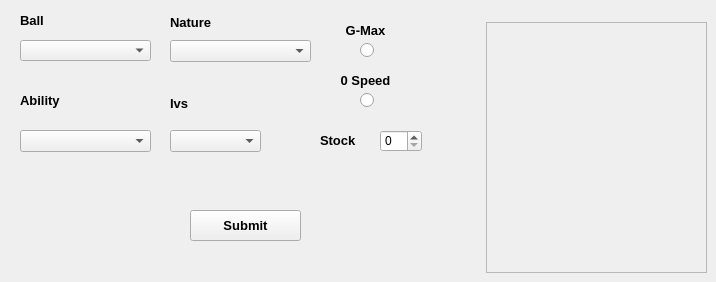
      <widget class="QWidget" name="tab_2">
       <attribute name="title">
        <string>Aprimon For Trade</string>
       </attribute>
       <widget class="QComboBox" name="aftBallDropdown">
        <property name="geometry">
         <rect>
          <x>20</x>
          <y>40</y>
          <width>131</width>
          <height>21</height>
         </rect>
        </property>
        <property name="font">
         <font>
          <pointsize>10</pointsize>
         </font>
        </property>
        <item>
         <property name="text">
          <string/>
         </property>
        </item>
        <item>
         <property name="text">
          <string>Beast Ball</string>
         </property>
        </item>
        <item>
         <property name="text">
          <string>Dream Ball</string>
         </property>
        </item>
        <item>
         <property name="text">
          <string>Fast Ball</string>
         </property>
        </item>
        <item>
         <property name="text">
          <string>Friend Ball</string>
         </property>
        </item>
        <item>
         <property name="text">
          <string>Heavy Ball</string>
         </property>
        </item>
        <item>
         <property name="text">
          <string>Level Ball</string>
         </property>
        </item>
        <item>
         <property name="text">
          <string>Love Ball</string>
         </property>
        </item>
        <item>
         <property name="text">
          <string>Lure Ball</string>
         </property>
        </item>
        <item>
         <property name="text">
          <string>Moon Ball</string>
         </property>
        </item>
       </widget>
       <widget class="QRadioButton" name="aftGMaxRadioButton">
        <property name="geometry">
         <rect>
          <x>360</x>
          <y>40</y>
          <width>21</width>
          <height>21</height>
         </rect>
        </property>
        <property name="font">
         <font>
          <pointsize>8</pointsize>
         </font>
        </property>
        <property name="text">
         <string/>
        </property>
        <property name="autoExclusive">
         <bool>false</bool>
        </property>
       </widget>
       <widget class="QLabel" name="aftGMaxLabel">
        <property name="geometry">
         <rect>
          <x>330</x>
          <y>20</y>
          <width>71</width>
          <height>20</height>
         </rect>
        </property>
        <property name="font">
         <font>
          <pointsize>10</pointsize>
          <weight>75</weight>
          <bold>true</bold>
         </font>
        </property>
        <property name="text">
         <string>G-Max</string>
        </property>
        <property name="alignment">
         <set>Qt::AlignCenter</set>
        </property>
       </widget>
       <widget class="QLabel" name="aftAbilityLabel">
        <property name="geometry">
         <rect>
          <x>20</x>
          <y>90</y>
          <width>61</width>
          <height>21</height>
         </rect>
        </property>
        <property name="font">
         <font>
          <pointsize>10</pointsize>
          <weight>75</weight>
          <bold>true</bold>
         </font>
        </property>
        <property name="text">
         <string>Ability</string>
        </property>
        <property name="alignment">
         <set>Qt::AlignLeading|Qt::AlignLeft|Qt::AlignVCenter</set>
        </property>
       </widget>
       <widget class="QLabel" name="aftNatureLabel">
        <property name="geometry">
         <rect>
          <x>170</x>
          <y>12</y>
          <width>71</width>
          <height>21</height>
         </rect>
        </property>
        <property name="font">
         <font>
          <pointsize>10</pointsize>
          <weight>75</weight>
          <bold>true</bold>
         </font>
        </property>
        <property name="text">
         <string>Nature</string>
        </property>
       </widget>
       <widget class="QComboBox" name="aftNatureDropdown">
        <property name="geometry">
         <rect>
          <x>170</x>
          <y>40</y>
          <width>141</width>
          <height>22</height>
         </rect>
        </property>
        <property name="font">
         <font>
          <pointsize>9</pointsize>
         </font>
        </property>
        <item>
         <property name="text">
          <string/>
         </property>
        </item>
        <item>
         <property name="text">
          <string>Adamant (+Atk,-SpA)</string>
         </property>
        </item>
        <item>
         <property name="text">
          <string>Bashful (+SpA,-SpA)</string>
         </property>
        </item>
        <item>
         <property name="text">
          <string>Bold (+Def, -Atk)</string>
         </property>
        </item>
        <item>
         <property name="text">
          <string>Brave (+Atk, -Spe)</string>
         </property>
        </item>
        <item>
         <property name="text">
          <string>Calm (+SpD, -Atk)</string>
         </property>
        </item>
        <item>
         <property name="text">
          <string>Careful (+SpD, -SpA)</string>
         </property>
        </item>
        <item>
         <property name="text">
          <string>Docile (+Def, -Def)</string>
         </property>
        </item>
        <item>
         <property name="text">
          <string>Gentle (+SpD, -Def)</string>
         </property>
        </item>
        <item>
         <property name="text">
          <string>Hardy (+Atk, -Atk)</string>
         </property>
        </item>
        <item>
         <property name="text">
          <string>Hasty (+Spe, -Def)</string>
         </property>
        </item>
        <item>
         <property name="text">
          <string>Impish (+Def, -SpA)</string>
         </property>
        </item>
        <item>
         <property name="text">
          <string>Jolly (+Spe, -SpA)</string>
         </property>
        </item>
        <item>
         <property name="text">
          <string>Lax (+Def, -SpD)</string>
         </property>
        </item>
        <item>
         <property name="text">
          <string>Lonely (+Atk, -Def)</string>
         </property>
        </item>
        <item>
         <property name="text">
          <string>Mild (+SpA, -Def)</string>
         </property>
        </item>
        <item>
         <property name="text">
          <string>Modest (+SpA, -Atk)</string>
         </property>
        </item>
        <item>
         <property name="text">
          <string>Naive (+Spe, -SpD)</string>
         </property>
        </item>
        <item>
         <property name="text">
          <string>Naughty (+Atk, -SpD)</string>
         </property>
        </item>
        <item>
         <property name="text">
          <string>Quiet (+SpA, -Spe)</string>
         </property>
        </item>
        <item>
         <property name="text">
          <string>Quirky (+SpD, -SpD)</string>
         </property>
        </item>
        <item>
         <property name="text">
          <string>Rash (+SpA, -SpD)</string>
         </property>
        </item>
        <item>
         <property name="text">
          <string>Relaxed (+Def, -Spe)</string>
         </property>
        </item>
        <item>
         <property name="text">
          <string>Sassy (+SpD, -Spe)</string>
         </property>
        </item>
        <item>
         <property name="text">
          <string>Serious (+Spe, -Spe)</string>
         </property>
        </item>
        <item>
         <property name="text">
          <string>Timid (+Spe, -Atk)</string>
         </property>
        </item>
       </widget>
       <widget class="QLabel" name="aftZeroSpeedLabel">
        <property name="geometry">
         <rect>
          <x>330</x>
          <y>70</y>
          <width>71</width>
          <height>20</height>
         </rect>
        </property>
        <property name="font">
         <font>
          <pointsize>10</pointsize>
          <weight>75</weight>
          <bold>true</bold>
         </font>
        </property>
        <property name="text">
         <string>0 Speed</string>
        </property>
        <property name="alignment">
         <set>Qt::AlignCenter</set>
        </property>
       </widget>
       <widget class="QPushButton" name="aftSubmitPushButton">
        <property name="geometry">
         <rect>
          <x>190</x>
          <y>210</y>
          <width>111</width>
          <height>31</height>
         </rect>
        </property>
        <property name="font">
         <font>
          <pointsize>10</pointsize>
          <weight>75</weight>
          <bold>true</bold>
         </font>
        </property>
        <property name="text">
         <string>Submit</string>
        </property>
       </widget>
       <widget class="QComboBox" name="aftAbilityDropdown">
        <property name="geometry">
         <rect>
          <x>20</x>
          <y>130</y>
          <width>131</width>
          <height>22</height>
         </rect>
        </property>
        <property name="font">
         <font>
          <pointsize>10</pointsize>
         </font>
        </property>
        <item>
         <property name="text">
          <string/>
         </property>
        </item>
        <item>
         <property name="text">
          <string>Ability 1</string>
         </property>
        </item>
        <item>
         <property name="text">
          <string>Ability 2</string>
         </property>
        </item>
        <item>
         <property name="text">
          <string>Hidden Ability</string>
         </property>
        </item>
       </widget>
       <widget class="QLabel" name="aftBallLabel">
        <property name="geometry">
         <rect>
          <x>20</x>
          <y>10</y>
          <width>51</width>
          <height>21</height>
         </rect>
        </property>
        <property name="font">
         <font>
          <pointsize>10</pointsize>
          <weight>75</weight>
          <bold>true</bold>
         </font>
        </property>
        <property name="text">
         <string>Ball</string>
        </property>
        <property name="alignment">
         <set>Qt::AlignLeading|Qt::AlignLeft|Qt::AlignVCenter</set>
        </property>
       </widget>
       <widget class="QRadioButton" name="aftZeroSpeedRadioButton">
        <property name="geometry">
         <rect>
          <x>360</x>
          <y>90</y>
          <width>21</width>
          <height>21</height>
         </rect>
        </property>
        <property name="font">
         <font>
          <pointsize>8</pointsize>
         </font>
        </property>
        <property name="text">
         <string/>
        </property>
        <property name="autoExclusive">
         <bool>false</bool>
        </property>
       </widget>
       <widget class="QComboBox" name="aftIvDropdown">
        <property name="geometry">
         <rect>
          <x>170</x>
          <y>130</y>
          <width>91</width>
          <height>22</height>
         </rect>
        </property>
        <property name="font">
         <font>
          <pointsize>10</pointsize>
         </font>
        </property>
        <item>
         <property name="text">
          <string/>
         </property>
        </item>
        <item>
         <property name="text">
          <string>0</string>
         </property>
        </item>
        <item>
         <property name="text">
          <string>1</string>
         </property>
        </item>
        <item>
         <property name="text">
          <string>2</string>
         </property>
        </item>
        <item>
         <property name="text">
          <string>3</string>
         </property>
        </item>
        <item>
         <property name="text">
          <string>4</string>
         </property>
        </item>
        <item>
         <property name="text">
          <string>5</string>
         </property>
        </item>
        <item>
         <property name="text">
          <string>6</string>
         </property>
        </item>
       </widget>
       <widget class="QLabel" name="aftIvLabel">
        <property name="geometry">
         <rect>
          <x>170</x>
          <y>93</y>
          <width>51</width>
          <height>20</height>
         </rect>
        </property>
        <property name="font">
         <font>
          <pointsize>10</pointsize>
          <weight>75</weight>
          <bold>true</bold>
         </font>
        </property>
        <property name="text">
         <string>Ivs</string>
        </property>
       </widget>
       <widget class="QLabel" name="aftStockLabel">
        <property name="geometry">
         <rect>
          <x>320</x>
          <y>130</y>
          <width>51</width>
          <height>20</height>
         </rect>
        </property>
        <property name="font">
         <font>
          <pointsize>10</pointsize>
          <weight>75</weight>
          <bold>true</bold>
         </font>
        </property>
        <property name="text">
         <string>Stock</string>
        </property>
       </widget>
       <widget class="QSpinBox" name="aftStockSpinBox">
        <property name="geometry">
         <rect>
          <x>380</x>
          <y>130</y>
          <width>42</width>
          <height>22</height>
         </rect>
        </property>
       </widget>
       <widget class="QLabel" name="aftImage">
        <property name="geometry">
         <rect>
          <x>486</x>
          <y>22</y>
          <width>221</width>
          <height>251</height>
         </rect>
        </property>
        <property name="styleSheet">
         <string notr="true">border-color: rgb(255, 255, 255);</string>
        </property>
        <property name="frameShape">
         <enum>QFrame::StyledPanel</enum>
        </property>
        <property name="text">
         <string/>
        </property>
       </widget>
      </widget>
